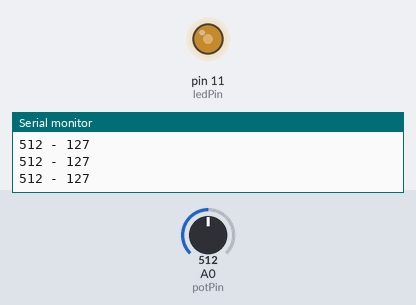
Bench run of a sketch on a simulated Arduino Uno, built with avr-gcc and run on an emulated ATmega328P. Parts: output pins drawn as LEDs (lit = HIGH), the last lines printed to the serial monitor. The inputs (shaded band) are chosen by the test bench; at power-on: A0 (potPin) = 512.

Above: at 1.2 s.
1.3 s: A0 (potPin) set to 988
At 1.7 s:
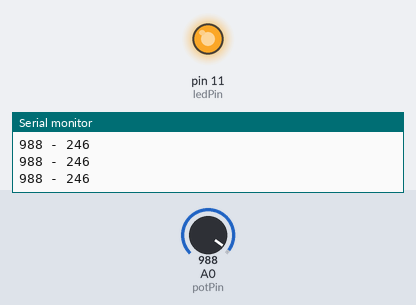
2.8 s: A0 (potPin) set to 1010
At 4.0 s:
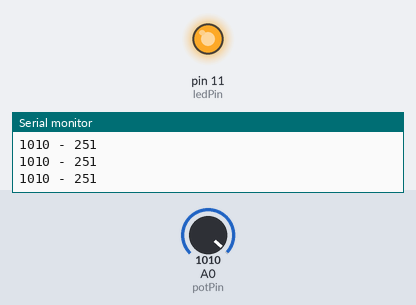
4.3 s: A0 (potPin) set to 716
At 5.1 s:
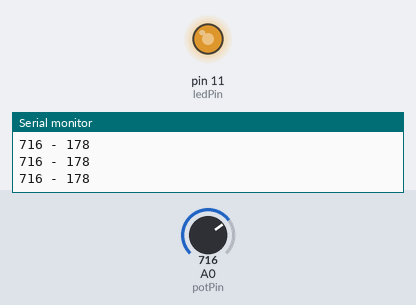
5.8 s: A0 (potPin) set to 419
At 6.6 s:
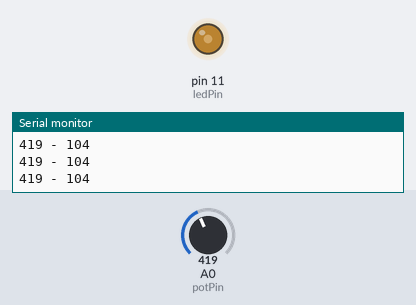
8.8 s: A0 (potPin) set to 392
At 10.0 s:
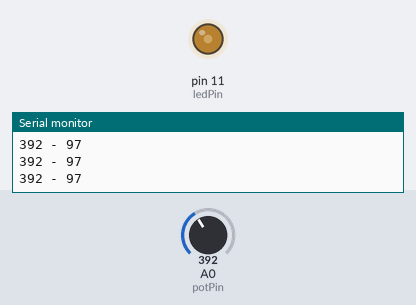
10.3 s: A0 (potPin) set to 122
At 11.1 s:
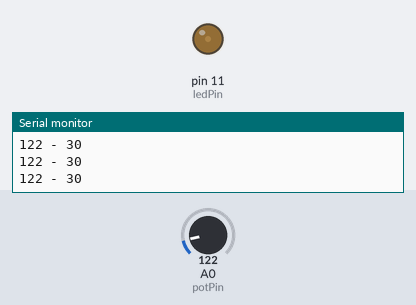
Timing chart, 0 to 12.8 s (numbered marks = the images above; inputs shaded):
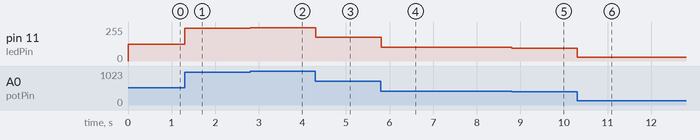

Measured:
- after the input at 1.3 s, pin 11 (ledPin): 127/255 → 246/255 at once
- after the input at 2.8 s, pin 11 (ledPin): 246/255 → 251/255 at once
- after the input at 4.3 s, pin 11 (ledPin): 251/255 → 178/255 at once
- after the input at 5.8 s, pin 11 (ledPin): 178/255 → 104/255 at once
- after the input at 8.8 s, pin 11 (ledPin): 104/255 → 97/255 at once
- after the input at 10.3 s, pin 11 (ledPin): 97/255 → 30/255 at once

The sketch:

potentiometer.ino
```cpp
int potPin = 0;
int ledPin = 11;
int potVal = 0;

void setup(){
  Serial.begin(9600);
}

void loop(){
  potVal = analogRead(potPin);
  int mappedVal = map(potVal,0,1023,0,255);
  Serial.print(potVal);
  Serial.print(" - ");
  Serial.println(mappedVal);
  analogWrite(ledPin,mappedVal);
  delay(10);
}
```
